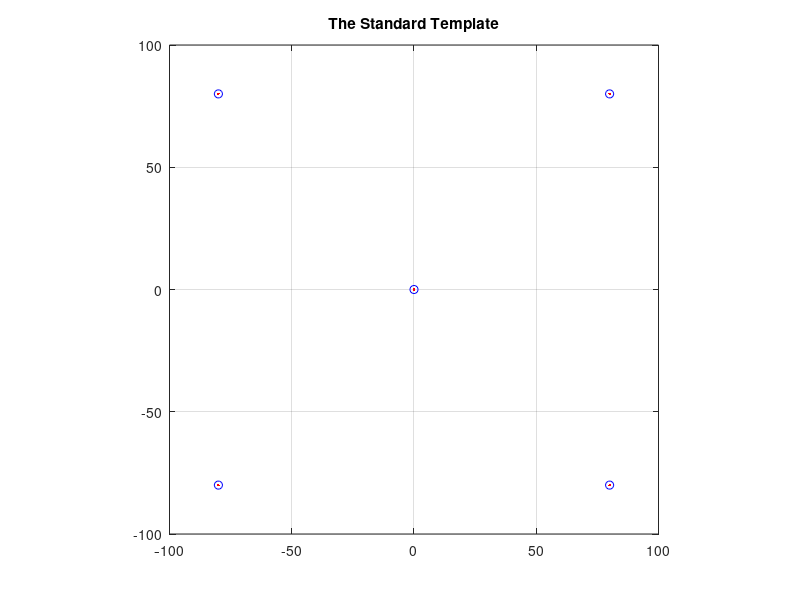

This chart was generated by the following MATLAB code: (Note: this script raises an error after producing the figure.)
clear;clc;close all
% M is the standard template square
M=[0,0
80,80
-80,80
-80,-80
80,-80];

% C is the initial position of the square
C=[0,0
81,80
-80,79
-79.89,-80.15
80.17,-79.66
];

% Number of drones
[n,~] = size(C);

% Position table, P(i,:) is the Cartesian coordinate of i
P = M;
% Fix two drones without adjustment
n1 = 2;
n2 = 3;
% Plot the standard template M
figure
plot(M(:,1),M(:,2),'bo');
title("The Standard Template")
hold on
% Initial positions of drones
plot(P(:,1),P(:,2),'r.');
axis equal
axis([-100,100,-100,100])
grid on

% K is the number of adjustment rounds
K = 15;
DR = zeros(1,K);
k = 1;
while k<=K
disp(k)
% Calculate the standard angles A(i,j) for P(n1,:),P(i,:),P(j,:) based on current position P
A = IntersectAngle(P,n1);
% Calculate the standard angles B(i,j) for P(n2,:),P(i,:),P(j,:) based on current position P
B = IntersectAngle(P,n2);

% The following loop simulates drone i using the angle information from the transmitter
% A, B to determine position adjustment dP(i,:)
dP = zeros(n,2);
% For drones other than n1 and n2, calculate adjustment information
for i = [1:n1-1,n1+1:n2-1,n2+1:n]
% Based on angle information A, B received by drone i in round k, reverse the formation coordinates
[Q,fval,exitflag,output] = FindCoordinate(A(i,:),B(i,:),i,M,n1,n2);
% Use the reverse coordinates Q(i,:) to compare with the standard template M(i,:) to determine position adjustment dP(i,:)
dP(i,:) = M(i,:)-Q(i,:);
end
% Update current coordinates with position adjustment for round k
P = P+dP;
% Plot the current position of drones
plot(P(:,1),P(:,2),'k.');
title("The Current Position of Drones")
axis equal
axis([-100,100,-100,100])
% Calculate and record the standard deviation of drones for round k
[T,R] = cart2pol(P(:,1),P(:,2));
T = T/pi*180;
% Transform angles to 0~360
T(T<0) = T(T<0)+360;
T(T>360) = T(T>360)-360;
% Calculate and record the standard deviation of the radius R of drones for round k
DR(k) = std(R(2:n));
k = k+1;
end

% Plot final positions
plot(P(:,1),P(:,2),'mx')
% Plot standard deviation graph
figure;
plot(1:K, DR);
xlabel('Iteration');
ylabel('Standard Deviation of difference');
title('Standard Deviation of difference vs Iteration');
grid on;

function [Q,fval,exitflag,output] = FindCoordinate(A,B,i,M,n1,n2)
% Reverse the coordinates of drone i based on angle information A, B received
% M is the standard template, n1 and n2 are fixed
% M first column R/m, second column theta/°
[n,~] = size(M);

% Generate optimization
prob = optimproblem('ObjectiveSense','minimize');
% Generate optimization variable Q (n*2 matrix)
% Column labels for drones, row labels for Cartesian coordinates
Q = optimvar('Q',n,2);

AQ(1,n) = Q(1,1)*0;
% Calculate the standard angles AQ(i,j) for the current position table Q
% When j=i, the angle is 0
for j = [1:n1-1,n1+1:n]
if j~=i
a = Q(n1,:)-Q(i,:);
b = Q(j,:)-Q(i,:);
AQ(1,j) = acos(dot(a,b)/norm(a)/norm(b)*0.99);
end
end

BQ(1,n) = Q(1,1)*0;
% Calculate the standard angles BQ(i,j) for the current position table Q
% When j=i, the angle is 0
for j = [1:n2-1,n2+1:n]
if j~=i
a = Q(n2,:)-Q(i,:);
b = Q(j,:)-Q(i,:);
BQ(1,j) = acos(dot(a,b)/norm(a)/norm(b)*0.99);
end
end

% Objective function
prob.Objective = sum((AQ-A).^2)+sum((BQ-B).^2);
% Constraints
prob.Constraints.cons1 = Q(n1,1)==M(n1,1);
prob.Constraints.cons2 = Q(n1,2)==M(n1,2);
prob.Constraints.cons3 = Q(n2,1)==M(n2,1);
prob.Constraints.cons4 = Q(n2,2)==M(n2,2);

% Solve the optimization problem
% Use the formation standard template M as the initial solution
Q0.Q = M;
[q,fval,exitflag,output] = solve(prob,Q0);
Q = q.Q;
end

function A = IntersectAngle(P,k)

[n,~] = size(P);
A = zeros(n);
for i = [1:k-1,k+1:n]
for j = [1:k-1,k+1:n]
if j ~= i
a = P(k,:)-P(i,:);
b = P(j,:)-P(i,:);
A(i,j) = acos(dot(a,b)/norm(a)/norm(b));
end
end
end
end